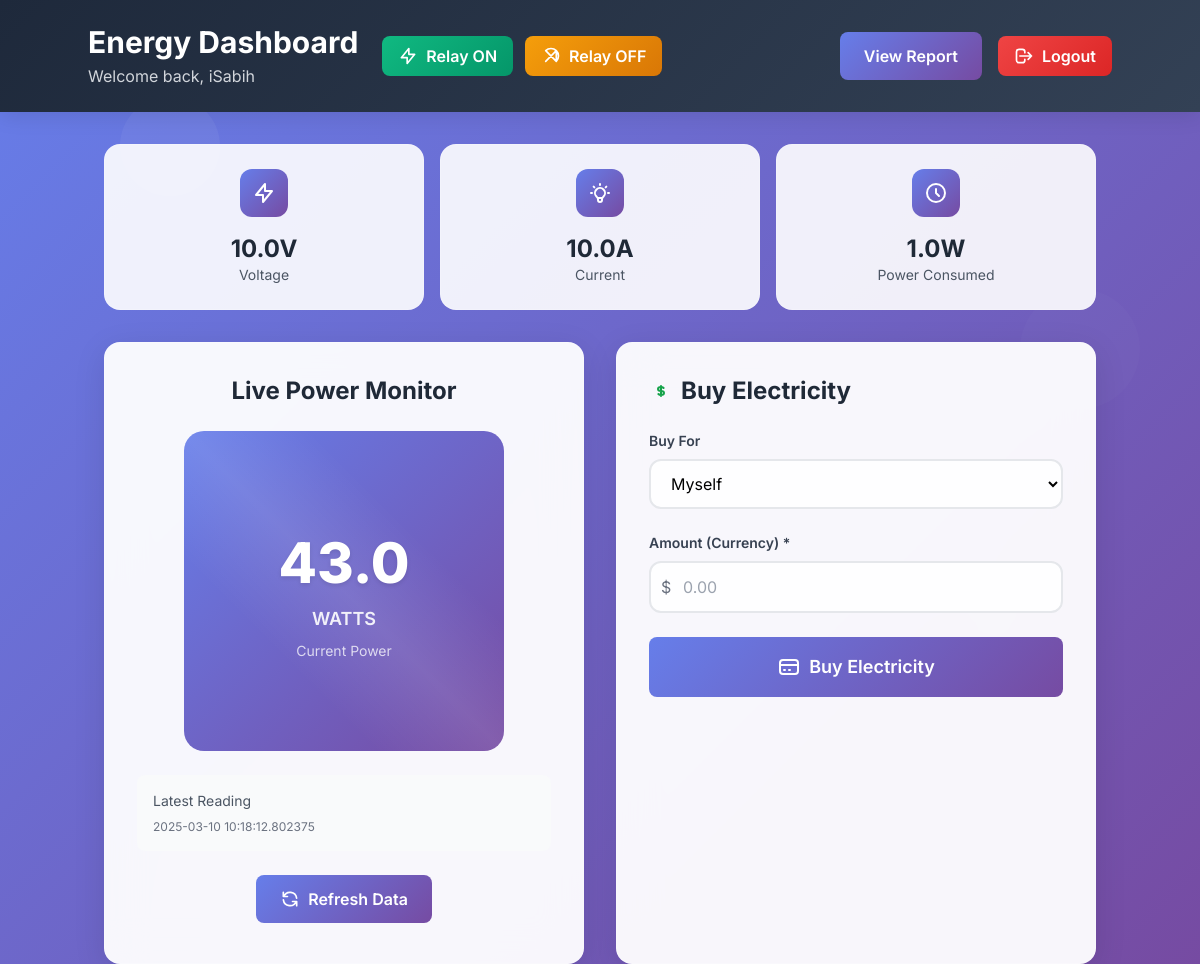
The app's page /user (signed in), older data.
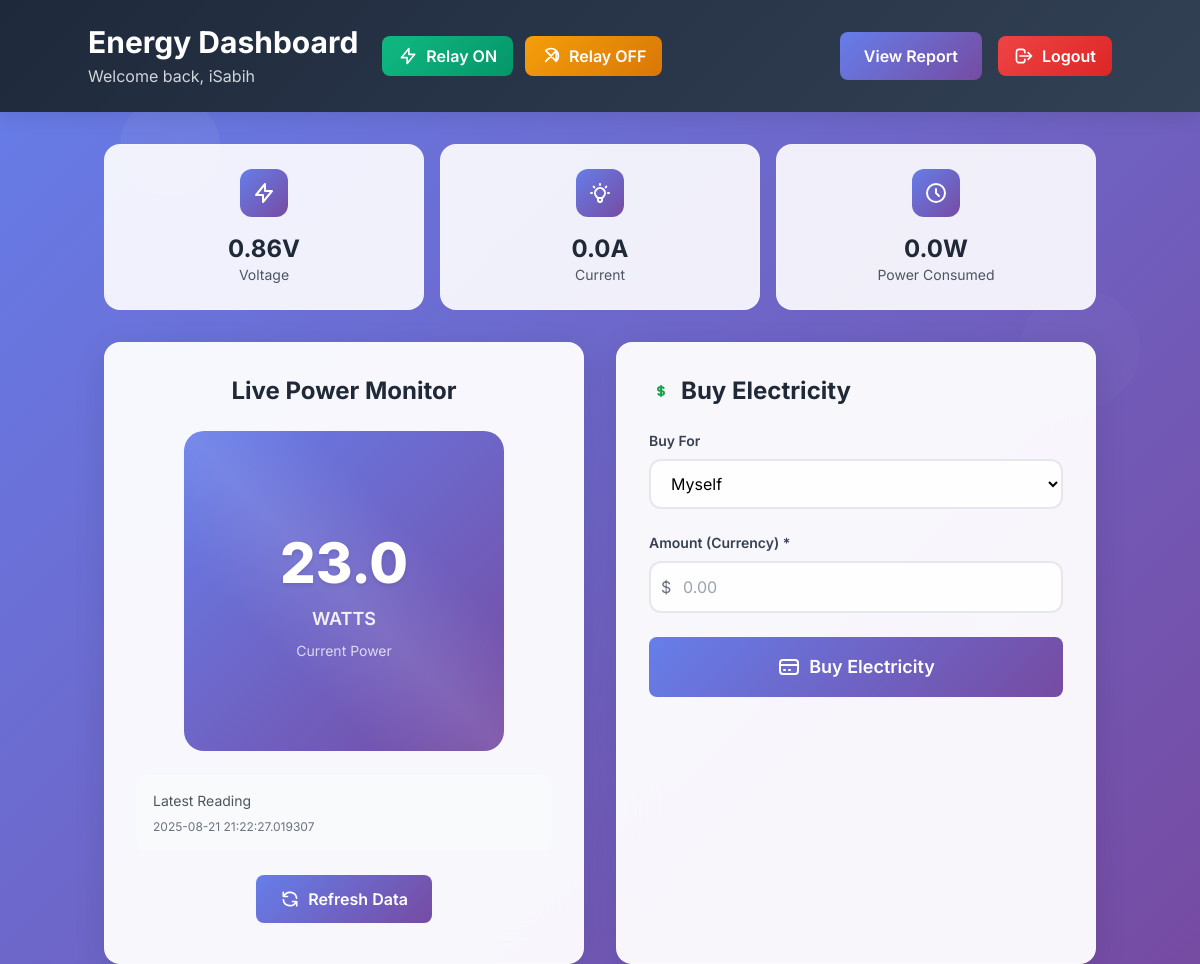
The same page, newer data.
### app.py (models this page shows)
class User(db.Model):
    __tablename__ = 'users'
    id = db.Column(db.Integer, primary_key=True)
    username = db.Column(db.String(50), unique=True, nullable=False)
    password = db.Column(db.String(100), nullable=False)
    phone = db.Column(db.String(20))
    meter_number = db.Column(db.String(50), unique=True)
    province = db.Column(db.String(50))
    district = db.Column(db.String(50))
    sector = db.Column(db.String(50))
    gender = db.Column(db.String(10))
    role = db.Column(db.String(10), default='admin')  # 'admin' or 'user'
    current_power = db.Column(db.Float, default=0.0)
    date_created = db.Column(db.DateTime, default=datetime.utcnow)

class SensorReading(db.Model):
    __tablename__ = 'sensor_readings'
    id = db.Column(db.Integer, primary_key=True)
    meter_number = db.Column(db.String(50))
    voltage = db.Column(db.Float)
    current = db.Column(db.Float)
    power = db.Column(db.Float)
    reading_time = db.Column(db.DateTime, default=datetime.utcnow)

### app.py (the view)
@app.route('/user', methods=['GET'])
@swag_from({
    'tags': ['User'],
    'summary': 'User dashboard',
    'description': 'The main dashboard for regular users',
    'responses': {
        200: {
            'description': 'User dashboard rendered successfully'
        },
        302: {
            'description': 'Redirect to login page if not authenticated'
        }
    }
})
def user_dashboard():
    user = current_user()
    if not user:
        flash("Please log in first.", "error")
        return redirect(url_for('login'))
    meter_data = SensorReading.query.filter_by(meter_number=user.meter_number).order_by(SensorReading.id.desc()).first()
    return render_template('user_dashboard.html', meter_data=meter_data, user=user)

### app.py (called while the page is built)
def current_user():
    if 'user_id' in session:
        return db.session.get(User, session['user_id'])
    return None

### templates/user_dashboard.html (shortened to what this page needs)
<!DOCTYPE html>
<html>
<head>
  <script src="https://cdn.tailwindcss.com"></script>
</head>
<body>
  <div class="floating-shapes">
  </div>
  <div class="header-gradient p-6 text-white">
    <div class="container mx-auto flex flex-col lg:flex-row justify-between items-center">
      <div class="flex items-center space-x-6 mb-4 lg:mb-0">
        <div>
          <h1 class="text-3xl font-bold">Energy Dashboard</h1>
          <p class="text-gray-300 mt-1">Welcome back, {{ user.username }}</p>
        </div>
        <div class="flex space-x-3">
          <button id="relayOnButton" class="btn-success px-4 py-2 rounded-lg flex items-center space-x-2">
            <svg class="w-5 h-5" fill="none" stroke="currentColor" viewBox="0 0 24 24">
              <path stroke-linecap="round" stroke-linejoin="round" stroke-width="2" d="M13 10V3L4 14h7v7l9-11h-7z"></path>
            </svg>
            <span>Relay ON</span>
          </button>
          <button id="relayOffButton" class="btn-warning px-4 py-2 rounded-lg flex items-center space-x-2">
            <svg class="w-5 h-5" fill="none" stroke="currentColor" viewBox="0 0 24 24">
              <path stroke-linecap="round" stroke-linejoin="round" stroke-width="2" d="M18.364 18.364A9 9 0 005.636 5.636m12.728 12.728L5.636 5.636m12.728 12.728L18.364 5.636M5.636 18.364l12.728-12.728"></path>
            </svg>
            <span>Relay OFF</span>
          </button>
        </div>
      </div>
      <div class="flex items-center space-x-4">
       <a href="{{ url_for('report', meter_number=user.meter_number) }}" class="btn-primary px-6 py-3 rounded-lg flex items-center space-x-2">
  <span>View Report</span>
</a>
        <a href="{{ url_for('logout') }}" class="btn-danger px-4 py-2 rounded-lg flex items-center space-x-2">
          <svg class="w-5 h-5" fill="none" stroke="currentColor" viewBox="0 0 24 24">
            <path stroke-linecap="round" stroke-linejoin="round" stroke-width="2" d="M17 16l4-4m0 0l-4-4m4 4H7m6 4v1a3 3 0 01-3 3H6a3 3 0 01-3-3V7a3 3 0 013-3h4a3 3 0 013 3v1"></path>
          </svg>
          <span>Logout</span>
        </a>
      </div>
    </div>
  </div>
  <div class="container mx-auto mt-8 px-4">
    <div class="stats-grid">
      {% if meter_data %}
        <div class="stat-card">
          <div class="stat-icon">
            <svg class="w-6 h-6" fill="none" stroke="currentColor" viewBox="0 0 24 24">
              <path stroke-linecap="round" stroke-linejoin="round" stroke-width="2" d="M13 10V3L4 14h7v7l9-11h-7z"></path>
            </svg>
          </div>
          <div class="text-2xl font-bold text-gray-800">{{ meter_data.voltage }}V</div>
          <div class="text-sm text-gray-600">Voltage</div>
        </div>
        <div class="stat-card">
          <div class="stat-icon">
          </div>
          <div class="text-2xl font-bold text-gray-800">{{ meter_data.current }}A</div>
          <div class="text-sm text-gray-600">Current</div>
        </div>
        <div class="stat-card">
          <div class="stat-icon">
            <svg class="w-6 h-6" fill="none" stroke="currentColor" viewBox="0 0 24 24">
              <path stroke-linecap="round" stroke-linejoin="round" stroke-width="2" d="M12 8v4l3 3m6-3a9 9 0 11-18 0 9 9 0 0118 0z"></path>
            </svg>
          </div>
          <div class="text-2xl font-bold text-gray-800">{{ meter_data.power }}W</div>
          <div class="text-sm text-gray-600">Power Consumed</div>
        </div>
      {% endif %}
    </div>
    <div class="grid grid-cols-1 lg:grid-cols-2 gap-8">
      <div class="card rounded-2xl p-8">
        <h2 class="text-2xl font-bold text-gray-800 mb-6 text-center">Live Power Monitor</h2>
        <div class="power-display w-80 h-80 mx-auto flex flex-col justify-center items-center relative">
          <div class="text-center z-10">
            <div id="currentPowerDisplay" class="power-number">{{ user.current_power }}</div>
            <div class="text-lg font-semibold opacity-90">WATTS</div>
            <div class="text-sm opacity-75 mt-2">Current Power</div>
          </div>
        </div>
        {% if meter_data %}
          <div class="mt-6 p-4 bg-gray-50 rounded-lg">
            <div class="text-sm text-gray-600 mb-2">Latest Reading</div>
            <div class="text-xs text-gray-500">{{ meter_data.reading_time }}</div>
          </div>
        {% else %}
          <div class="mt-6 p-4 bg-yellow-50 rounded-lg border border-yellow-200">
            <div class="text-sm text-yellow-800">No recent sensor data found for your meter.</div>
          </div>
        {% endif %}
        <div class="mt-6 text-center">
          <button id="refreshBtn" class="btn-primary px-6 py-3 rounded-lg flex items-center space-x-2 mx-auto">
            <svg class="w-5 h-5" fill="none" stroke="currentColor" viewBox="0 0 24 24">
              <path stroke-linecap="round" stroke-linejoin="round" stroke-width="2" d="M4 4v5h.582m15.356 2A8.001 8.001 0 004.582 9m0 0H9m11 11v-5h-.581m0 0a8.003 8.003 0 01-15.357-2m15.357 2H15"></path>
            </svg>
            <span>Refresh Data</span>
          </button>
        </div>
      </div>
      <div class="card rounded-2xl p-8">
        <h2 class="text-2xl font-bold text-gray-800 mb-6 flex items-center">
          <svg class="w-6 h-6 mr-2 text-green-600" fill="none" stroke="currentColor" viewBox="0 0 24 24">
            <path stroke-linecap="round" stroke-linejoin="round" stroke-width="2" d="M12 8c-1.657 0-3 .895-3 2s1.343 2 3 2 3 .895 3 2-1.343 2-3 2m0-8c1.11 0 2.08.402 2.599 1M12 8V7m0 1v8m0 0v1m0-1c-1.11 0-2.08-.402-2.599-1"></path>
          </svg>
          Buy Electricity
        </h2>
        <form method="POST" action="{{ url_for('user_buy_electricity') }}" id="buyElectricityForm">
          <div class="mb-6">
            <label class="block text-sm font-semibold text-gray-700 mb-2">Buy For</label>
            <select name="buy_for" id="buy_for" class="input-field w-full">
              <option value="self">Myself</option>
            </select>
          </div>
          <div class="mb-6" id="amountDiv">
            <label class="block text-sm font-semibold text-gray-700 mb-2">Amount (Currency) *</label>
            <div class="relative">
              <span class="absolute left-3 top-1/2 transform -translate-y-1/2 text-gray-500">$</span>
              <input type="number" step="0.01" name="amount" class="input-field w-full pl-8" required placeholder="0.00">
            </div>
          </div>
          <button type="submit" id="buyButton" class="btn-primary w-full py-4 rounded-lg text-lg font-semibold flex items-center justify-center space-x-2">
            <svg class="w-6 h-6" fill="none" stroke="currentColor" viewBox="0 0 24 24">
              <path stroke-linecap="round" stroke-linejoin="round" stroke-width="2" d="M3 10h18M7 15h1m4 0h1m-7 4h12a3 3 0 003-3V8a3 3 0 00-3-3H6a3 3 0 00-3 3v8a3 3 0 003 3z"></path>
            </svg>
            <span>Buy Electricity</span>
          </button>
        </form>
      </div>
    </div>
  </div>
</body>
</html>

### templates/user_dashboard.html (style rules this page uses)
body { font-family: 'Inter', sans-serif; background: linear-gradient(135deg, #667eea 0%, #764ba2 100%); min-height: 100vh; }
.card { backdrop-filter: blur(20px); background: rgba(255, 255, 255, 0.95); border: 1px solid rgba(255, 255, 255, 0.2); box-shadow: 0 8px 32px rgba(0, 0, 0, 0.1); transition: all 0.3s ease; }
.power-display { background: linear-gradient(135deg, #667eea 0%, #764ba2 100%); color: white; border-radius: 20px; position: relative; overflow: hidden; }
.power-display::before { content: ''; position: absolute; top: 0; left: 0; right: 0; bottom: 0; background: linear-gradient(45deg, transparent 30%, rgba(255, 255, 255, 0.1) 50%, transparent 70%); animation: shine 3s infinite; }
.power-number { font-size: 3.5rem; font-weight: 800; text-shadow: 0 2px 4px rgba(0, 0, 0, 0.1); transition: all 0.3s ease; }
.btn-primary { background: linear-gradient(135deg, #667eea 0%, #764ba2 100%); border: none; color: white; font-weight: 600; transition: all 0.3s ease; position: relative; overflow: hidden; }
.btn-primary::before { content: ''; position: absolute; top: 0; left: -100%; width: 100%; height: 100%; background: linear-gradient(90deg, transparent, rgba(255, 255, 255, 0.2), transparent); transition: left 0.5s ease; }
.btn-success { background: linear-gradient(135deg, #10b981 0%, #059669 100%); border: none; color: white; font-weight: 600; transition: all 0.3s ease; }
.btn-warning { background: linear-gradient(135deg, #f59e0b 0%, #d97706 100%); border: none; color: white; font-weight: 600; transition: all 0.3s ease; }
.btn-danger { background: linear-gradient(135deg, #ef4444 0%, #dc2626 100%); border: none; color: white; font-weight: 600; transition: all 0.3s ease; }
.input-field { border: 2px solid #e5e7eb; border-radius: 12px; padding: 0.75rem 1rem; transition: all 0.3s ease; background: rgba(255, 255, 255, 0.9); }
.header-gradient { background: linear-gradient(135deg, #1e293b 0%, #334155 100%); box-shadow: 0 4px 20px rgba(0, 0, 0, 0.1); }
.stats-grid { display: grid; grid-template-columns: repeat(auto-fit, minmax(200px, 1fr)); gap: 1rem; margin-bottom: 2rem; }
.stat-card { background: rgba(255, 255, 255, 0.9); border-radius: 16px; padding: 1.5rem; text-align: center; border: 1px solid rgba(255, 255, 255, 0.2); transition: all 0.3s ease; }
.stat-icon { width: 48px; height: 48px; margin: 0 auto 1rem; background: linear-gradient(135deg, #667eea 0%, #764ba2 100%); border-radius: 12px; display: flex; align-items: center; justify-content: center; color: white; }
.floating-shapes { position: fixed; top: 0; left: 0; width: 100%; height: 100%; pointer-events: none; z-index: -1; }

Row changes from the older to the newer data that the page shows:
removed SensorReading: voltage "10.0", current "10.0", power "1.0", reading_time "2025-03-10 10:18:12.802375"
changed User "iSabih": current_power "43.0" → "23.0"
added SensorReading: voltage "0.86", current "0.0", power "0.0", reading_time "2025-08-21 21:22:27.019307"
